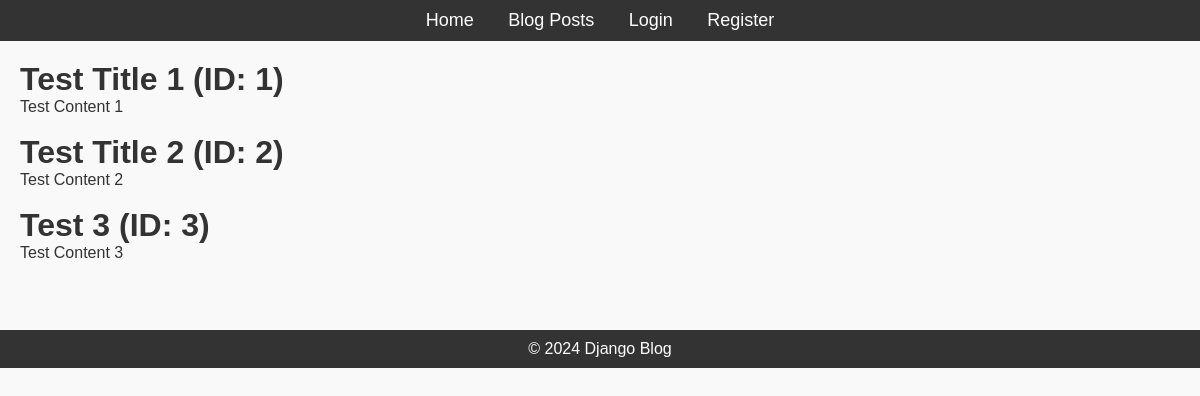
/posts/, run on an earlier commit of the app's database.
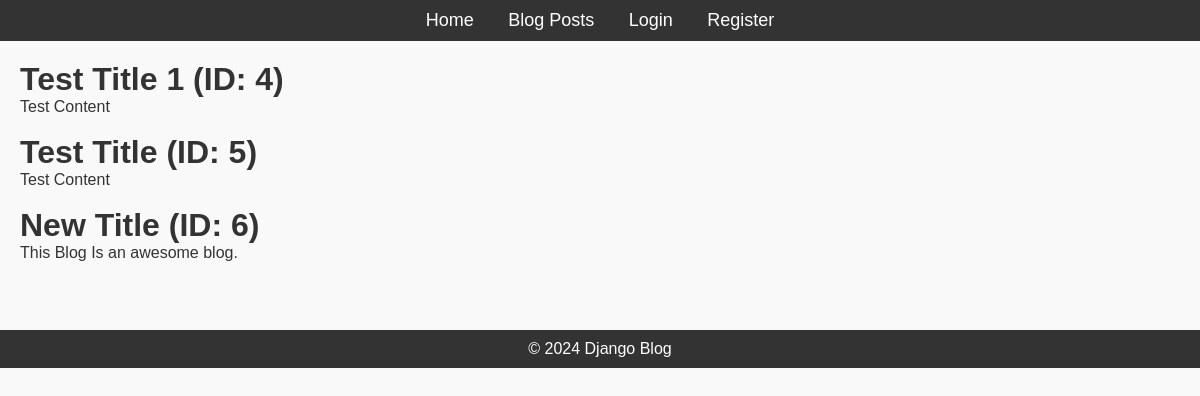
And on a later commit of the database.
### blog/models.py (models this page shows, shortened)
class Post(models.Model):
	title = models.CharField(max_length=200)
	content = models.TextField()
	published_date = models.DateTimeField(auto_now_add=True)
	author = models.ForeignKey(User, on_delete=models.CASCADE, related_name="posts")
	tags = TaggableManager()

### blog/views.py (the view)
# urls.py: path("posts/", List.as_view(), name="posts"),
class List(ListView):
	model = Post
	context_object_name = "posts"

### blog/templates/blog/post_list.html
{% extends 'blog/base.html' %}
{% block content %}
{% if posts %}
	{% for post in posts %}
		<h1>{{post.title}} (ID: {{post.id}})</h1>
		<p>{{post.content}}</p>
		<br>
	{% endfor %}
{% else %}
<h1>There are no posts currently!</h1>
{% endif %}
{% endblock %}

What changed in the data, as far as the page shows it:
removed Post: title "Test Title 1", id "1", content "Test Content 1"
removed Post: title "Test Title 2", id "2", content "Test Content 2"
removed Post: title "Test 3", id "3", content "Test Content 3"
added Post: title "Test Title 1", id "4", content "Test Content"
added Post: title "Test Title", id "5", content "Test Content"
added Post: title "New Title", id "6", content "This Blog Is an awesome blog."
